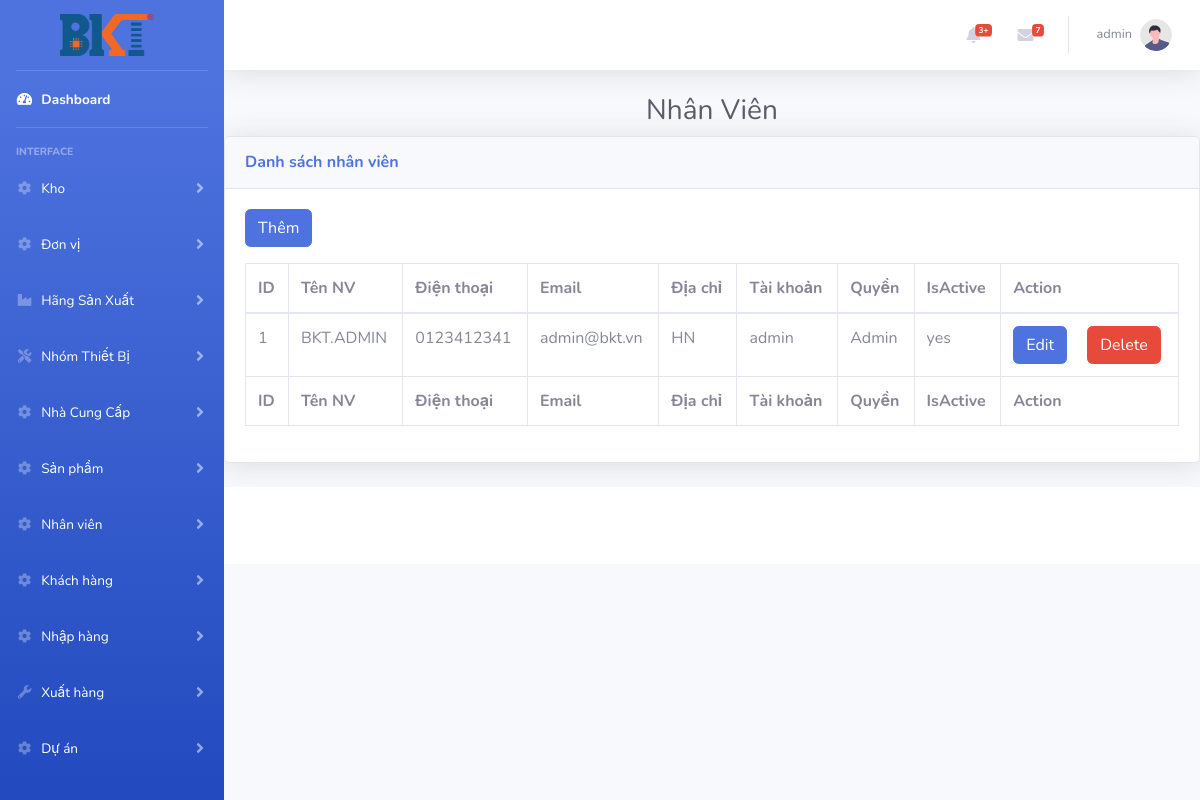
The page /index.php?controller=nhanvien (signed in) on the database its author committed.
### tables this page shows
CREATE TABLE `nhanvien` (
  `Id` int(11) NOT NULL,
  `TenNV` varchar(100) DEFAULT NULL,
  `DienThoai` varchar(20) DEFAULT NULL,
  `Email` varchar(50) DEFAULT NULL,
  `DiaChi` varchar(100) DEFAULT NULL,
  `TaiKhoan` varchar(50) DEFAULT NULL,
  `MatKhau` varchar(50) DEFAULT NULL,
  `Quyen` varchar(20) DEFAULT NULL,
  `IsActive` varchar(1) DEFAULT NULL
);

### routes.php (called while the page is built, shortened)
<?php
$controller = new $klass;
$controller->$action();

### index.php (called while the page is built, shortened)
<?php
require_once('routes.php');

### models/nhanvien.php (called while the page is built, shortened)
<?php
class NhanVien
{
    function __construct($Id, $TaiKhoan, $Quyen, $IsActive, $TenNV, $DienThoai, $Email, $DiaChi)
    {
        $this->Id = $Id;
        $this->TaiKhoan = $TaiKhoan;
        $this->Quyen = $Quyen;
        $this->IsActive = $IsActive;
        $this->TenNV = $TenNV;
        $this->DienThoai = $DienThoai;
        $this->Email = $Email;
        $this->DiaChi = $DiaChi;
    }
    static function all()
    {
        $list = [];
        $db = DB::getInstance();
        $reg = $db->query('SELECT Id, TaiKhoan, Quyen, IsActive, TenNV, DienThoai, Email, DiaChi FROM NhanVien');
        foreach ($reg->fetchAll() as $item) {
            $list[] = new NhanVien($item['Id'], $item['TaiKhoan'], $item['Quyen'], $item['IsActive'], $item['TenNV'], $item['DienThoai'], $item['Email'], $item['DiaChi']);
        }
        return $list;
    }
}
?>

### views/nhanvien/index.php (the view, shortened to what this page needs)
<?php
require_once ('models/nhanvien.php');
?>
<h1 class="h3 mb-2 text-center text-gray-800 ">Nhân Viên</h1>
<div class="card shadow mb-4">
    <div class="card-header py-3">
        <h6 class="m-0 font-weight-bold text-primary">Danh sách nhân viên</h6>
    </div>
    <div class="card-body">
        <a href="index.php?controller=nhanvien&action=insert" class="btn btn-primary mb-3">Thêm</a>
        <div class="table-responsive">
            <table class="table table-bordered" id="dataTable" width="100%" cellspacing="0">
                <thead>
                <tr>
                    <th>ID</th>
                    <th>Tên NV</th>
                    <th>Điện thoại</th>
                    <th>Email</th>
                    <th>Địa chỉ</th>
                    <th>Tài khoản</th>
                    <th>Quyền</th>
                    <th>IsActive</th>
                    <th>Action</th>
                </tr>
                </thead>
                <tfoot>
                <tr>
                    <th>ID</th>
                    <th>Tên NV</th>
                    <th>Điện thoại</th>
                    <th>Email</th>
                    <th>Địa chỉ</th>
                    <th>Tài khoản</th>
                    <th>Quyền</th>
                    <th>IsActive</th>
                    <th>Action</th>
                </tr>
                </tfoot>
                <tbody>
                <?php
                foreach ($nhanvien as $item){
                    ?>
                    <form method="post">
                        <tr>
                            <td><?= $item->Id   ?></td>
                            <td><?= $item->TenNV?></td>
                            <td><?= $item->DienThoai?></td>
                            <td><?= $item->Email?></td>
                            <td><?= $item->DiaChi?></td>
                            <td><?= $item->TaiKhoan?></td>
                            <td><?= $item->Quyen?></td>
                            <td><?php
                                if($item->IsActive=="1"){
                                        echo 'yes';
                                }
                                else {
                                    echo 'no';
                                }
                               ?></td>
                            <td>
                                <a  href="index.php?controller=nhanvien&action=edit&id=<?= $item->Id?>"  class='btn btn-primary mr-3'>Edit</a>
                                <button type="submit" name="dele" value="<?= $item->Id ?>"    class='btn btn-danger'>Delete</button>
                    </form>
                    <?php
                }
                ?>
                </tbody>
            </table>
        </div>
    </div>
</div>

### rows shown on the page
nhanvien: Id "1", TenNV "BKT.ADMIN", DienThoai "0123412341", Email "admin@bkt.vn", DiaChi "HN", TaiKhoan "admin", Quyen "Admin", IsActive "yes"

### other values the page prints
$_SESSION['username'] "admin"
